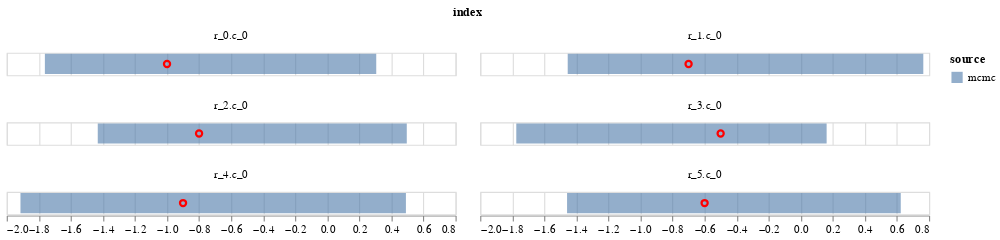

Notebook source saved alongside this figure:
### Code cell
c1 = alt.Chart(plot_data).mark_bar(opacity=0.6).encode(
    alt.X('q1', title=None),
    alt.X2('q2', title=None),
    alt.Color('source'),    
)
    

c2 = alt.Chart(plot_data).mark_point(opacity=1, color='red').encode(
        alt.X('data', title=None),
)
(c1+c2).facet(
       'index',
    columns=2
    )

### Figure 1 — Vega-Lite specification as saved in the notebook (floating-point values rounded to 4 significant figures)
{"config": {"view": {"continuousWidth": 400, "continuousHeight": 300}}, "data": {"name": "data-c9f1b8a3ee40bb48d44bceac6fbea895"}, "facet": {"type": "nominal", "field": "index"}, "spec": {"layer": [{"mark": {"type": "bar", "opacity": 0.6}, "encoding": {"color": {"type": "nominal", "field": "source"}, "x": {"type": "quantitative", "field": "q1", "title": null}, "x2": {"field": "q2", "title": null}}}, {"mark": {"type": "point", "color": "red", "opacity": 1}, "encoding": {"x": {"type": "quantitative", "field": "data", "title": null}}}]}, "columns": 2, "$schema": "https://vega.github.io/schema/vega-lite/v4.8.1.json", "datasets": {"data-c9f1b8a3ee40bb48d44bceac6fbea895": [{"index": "r_0.c_0", "q1": -1.762, "q2": 0.3053, "source": "mcmc", "data": -1.0}, {"index": "r_1.c_0", "q1": -1.454, "q2": 0.7644, "source": "mcmc", "data": -0.7}, {"index": "r_2.c_0", "q1": -1.432, "q2": 0.4959, "source": "mcmc", "data": -0.8}, {"index": "r_3.c_0", "q1": -1.775, "q2": 0.1612, "source": "mcmc", "data": -0.5}, {"index": "r_4.c_0", "q1": -1.914, "q2": 0.4905, "source": "mcmc", "data": -0.9}, {"index": "r_5.c_0", "q1": -1.458, "q2": 0.6237, "source": "mcmc", "data": -0.6}]}}
